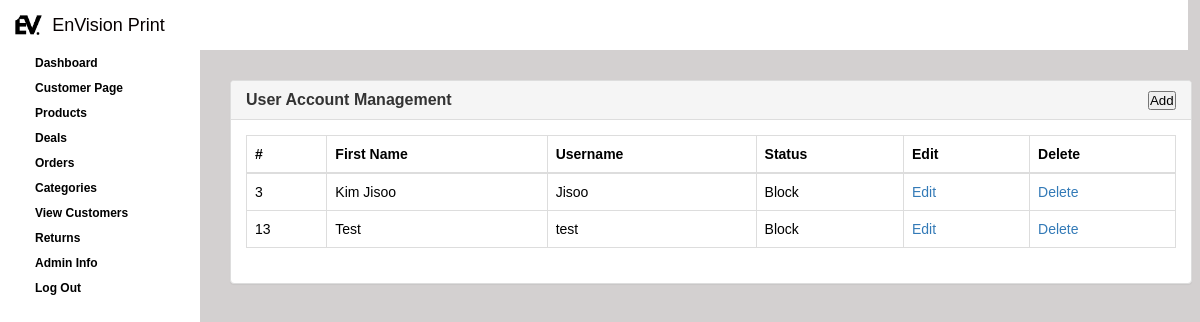
/admin.php?view_user, run on the app's committed database.
### tables this page shows
CREATE TABLE `users` (
  `UserID` int(11) NOT NULL,
  `FName` varchar(50) NOT NULL,
  `username` varchar(50) NOT NULL,
  `password` varchar(100) NOT NULL,
  `email` varchar(50) NOT NULL,
  `phone` varchar(15) DEFAULT NULL,
  `address` varchar(200) DEFAULT NULL,
  `attempt` int(11) NOT NULL,
  `block` int(11) NOT NULL,
  `admin` int(1) NOT NULL,
  `profile` varchar(200) NOT NULL,
  `verification` varchar(10) NOT NULL,
  `verification_code` varchar(10) NOT NULL
);

### blockuser.php (the view, shortened to what this page needs)
<?php
$query = "SELECT UserID, FName, username, block FROM users WHERE admin != 1";
$result = mysqli_query($con, $query);
?>
<body>
    <div class="row">
        <div class="col-lg-12">
            <div class="panel panel-default">
                <div class="panel-heading">
                    <button style="float: inline-end;" onclick="openPopup('SignupPopup')">Add</button>
                    <h3 class="panel-title">User Account Management </h3>
                </div>
                <div class="panel-body">
                    <div class="table-responsive">
                        <table class="table table-bordered table-hover table-striped">
                            <thead>
                                <tr>
                                    <th>#</th>
                                    <th>First Name</th>
                                    <th>Username</th>
                                    <th>Status</th>
                                    <th>Edit</th>
                                    <th>Delete</th>
                                </tr>
                            </thead>
                            <tbody>
                                <?php
                                if ($result) {
                                    while ($row = mysqli_fetch_assoc($result)) {
                                        $userId  = $row['UserID'];
                                        $FName = $row['FName'];
                                        $username  = $row['username'];
                                        $block = $row['block'];
                                        echo "<tr id='user-row-$userId'>";
                                        echo "<td class='td'>$userId</td>";
                                        echo "<td class='td'>$FName</td>";
                                        echo "<td class='td'>$username</td>"; ?>
                                        <td>
                                            <?php if ($block == 1) : ?>
                                                <a class="unblock-btn" onclick="handleBlockUnblock(<?= $userId ?>, 'unblock')">Unblock</a>
                                            <?php else : ?>
                                                <a class="block-btn" onclick="handleBlockUnblock(<?= $userId ?>, 'block')">Block</a>
                                            <?php endif; ?>
                                        </td>
                                <?php
                                        echo "<td class='td'><a href='admin.php?edit_user&UserID=$userId' style='color: #337ab7; text-decoration: none; margin-right: 10px;'>Edit</a></td>";
                                        echo "<td class='td'><a href='admin.php?delete_user&UserID=$userId' onclick='return confirmDelete()' style='color: #337ab7; text-decoration: none; '>Delete</a></td>";
                                        echo "</tr>";
                                    }
                                } else {
                                    echo "<tr><td colspan='5'>Error: " . mysqli_error($con) . "</td></tr>";
                                }
                                ?>
                            </tbody>
                        </table>
                    </div>
                </div>
            </div>
        </div>
    </div>
</body>

### css/global.css (style rules this page uses)
* { font-family: Arial, Helvetica, sans-serif; scroll-behavior: smooth; max-width: 99vw; z-index: 0; padding: 0px; margin: 0px; box-sizing: border-box; }
body { font-size: 14px; background-color: #d3d0d0; }
a { text-decoration: none; color: black; cursor: pointer; }

### css/table.css (style rules this page uses)
.panel-default > .panel-heading { color: #333; background-color: #f5f5f5; border-color: #ddd; }
.panel-heading { padding: 10px 15px; border-bottom: 1px solid transparent; border-top-left-radius: 3px; border-top-right-radius: 3px; }
.panel-default { border-color: #ddd; }
.panel { margin-bottom: 20px; background-color: #fff; border: 1px solid transparent; border-radius: 4px; -webkit-box-shadow: 0 1px 1px rgba(0, 0, 0, 0.05); box-shadow: 0 1px 1px rgba(0, 0, 0, 0.05); border: 1px solid #ddd; }
.panel-title { margin-top: 0; margin-bottom: 0; font-size: 16px; color: inherit; }
.panel-body { padding: 15px; }
.table-responsive { min-height: 0.01%; overflow-x: auto; }
.table-bordered { border: 1px solid #ddd; }
.table { width: 100%; max-width: 100%; margin-bottom: 20px; }
table { background-color: transparent; }
table { border-spacing: 0; border-collapse: collapse; }
.table-bordered > thead > tr > td, .table-bordered > thead > tr > th { border-bottom-width: 2px; }
.table > tbody > tr > td, .table > tbody > tr > th, .table > tfoot > tr > td, .table > tfoot > tr > th, .table > thead > tr > td, .table > thead > tr > th { padding: 8px; line-height: 1.42857143; vertical-align: top; }
.table-bordered > tbody > tr > td, .table-bordered > tbody > tr > th, .table-bordered > tfoot > tr > td, .table-bordered > tfoot > tr > th, .table-bordered > thead > tr > td, .table-bordered > thead > tr > th { border: 1px solid #ddd; }
.table > thead > tr > th { vertical-align: bottom; border-bottom: 2px solid #ddd; }
.table > tbody > tr > td, .table > tbody > tr > th, .table > tfoot > tr > td, .table > tfoot > tr > th, .table > thead > tr > td, .table > thead > tr > th { padding: 8px; line-height: 1.42857143; vertical-align: top; border-top: 1px solid #ddd; }
th { text-align: left; }
td, th { padding: 0; }

### data on the page
users: UserID "3", FName "Kim Jisoo", username "Jisoo"
users: UserID "13", FName "Test", username "test"
